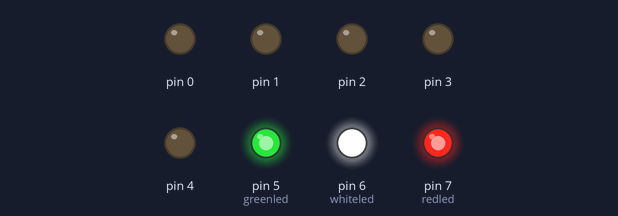
Recording of a sketch running on a simulated Arduino Uno, built with avr-gcc and run on an emulated ATmega328P. Shown: output pins drawn as LEDs (lit = HIGH).

Above: at 0.2 s.
At 1.7 s:
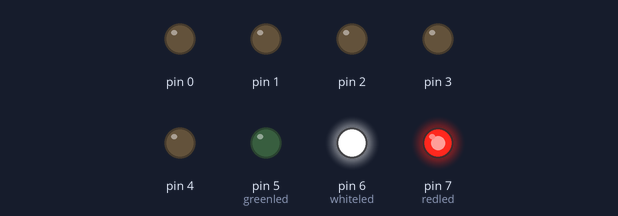
At 2.2 s:
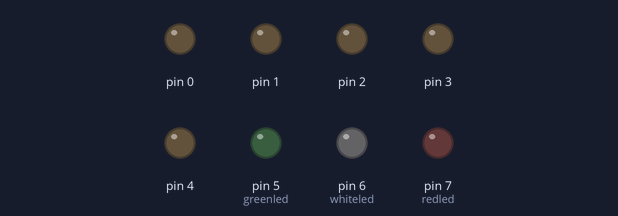
At 2.7 s:
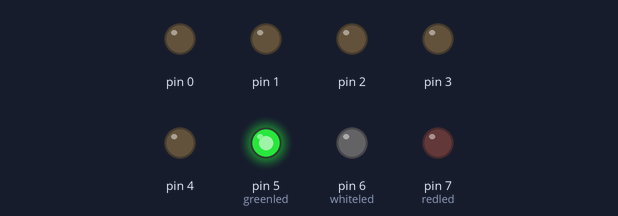
At 3.2 s:
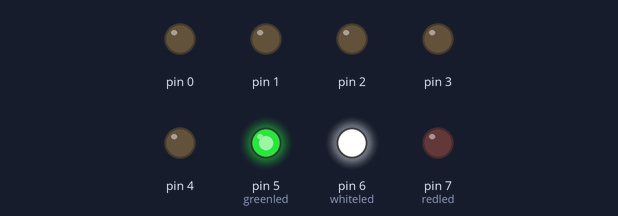
At 6.4 s:
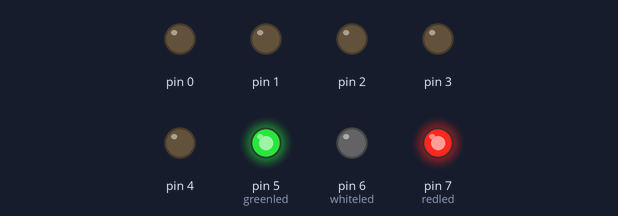
Timing chart, 0 to 6.8 s (numbered marks = the images above):
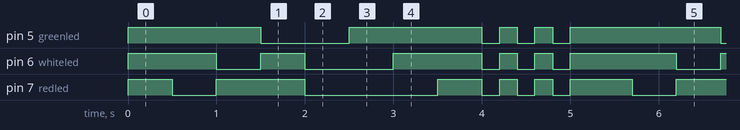

Measured:
- by itself, pin 5 (greenled): repeats every 5.2 s: LOW 1.0 s, HIGH 1.5 s, 2 × (LOW 0.20 s, HIGH 0.20 s), LOW 0.20 s, HIGH 1.7 s
- by itself, pin 7 (redled): repeats every 5.2 s: LOW 0.50 s, HIGH 1.0 s, LOW 1.5 s, HIGH 0.50 s, 2 × (LOW 0.20 s, HIGH 0.20 s), LOW 0.20 s, HIGH 0.70 s
- by itself, pin 6 (whiteled): repeats every 5.2 s: LOW 0.50 s, HIGH 0.50 s, LOW 1.0 s, HIGH 1.0 s, 2 × (LOW 0.20 s, HIGH 0.20 s), LOW 0.20 s, HIGH 1.2 s

The sketch:

flashing_christmas.ino
```cpp
#define redled 7
#define whiteled 6
#define greenled 5


void setup() {
  pinMode(redled,OUTPUT);
  pinMode(greenled, OUTPUT);
  pinMode(whiteled, OUTPUT);
  DDRD = B11111111;
}

void loop() {
  // put your main code here, to run repeatedly:
  PORTD = B11100000;
  delay(500);
  PORTD = B01100000;
  delay(500);
  PORTD = B10100000;
  delay(500);
  PORTD = B11000000;
  delay(500);
  PORTD = B00000000;
  delay(500);
  PORTD = B00100000;
  delay(500);
  PORTD = B01100000;
  delay(500);
  PORTD = B11100000;
  delay(500);
  PORTD = B00000000;
  delay(200);
  PORTD = B11100000;
  delay(200);
   PORTD = B00000000;
  delay(200);
  PORTD = B11100000;
  delay(200);
   PORTD = B00000000;
  delay(200);
  PORTD = B11100000;
  delay(200);
}
```
